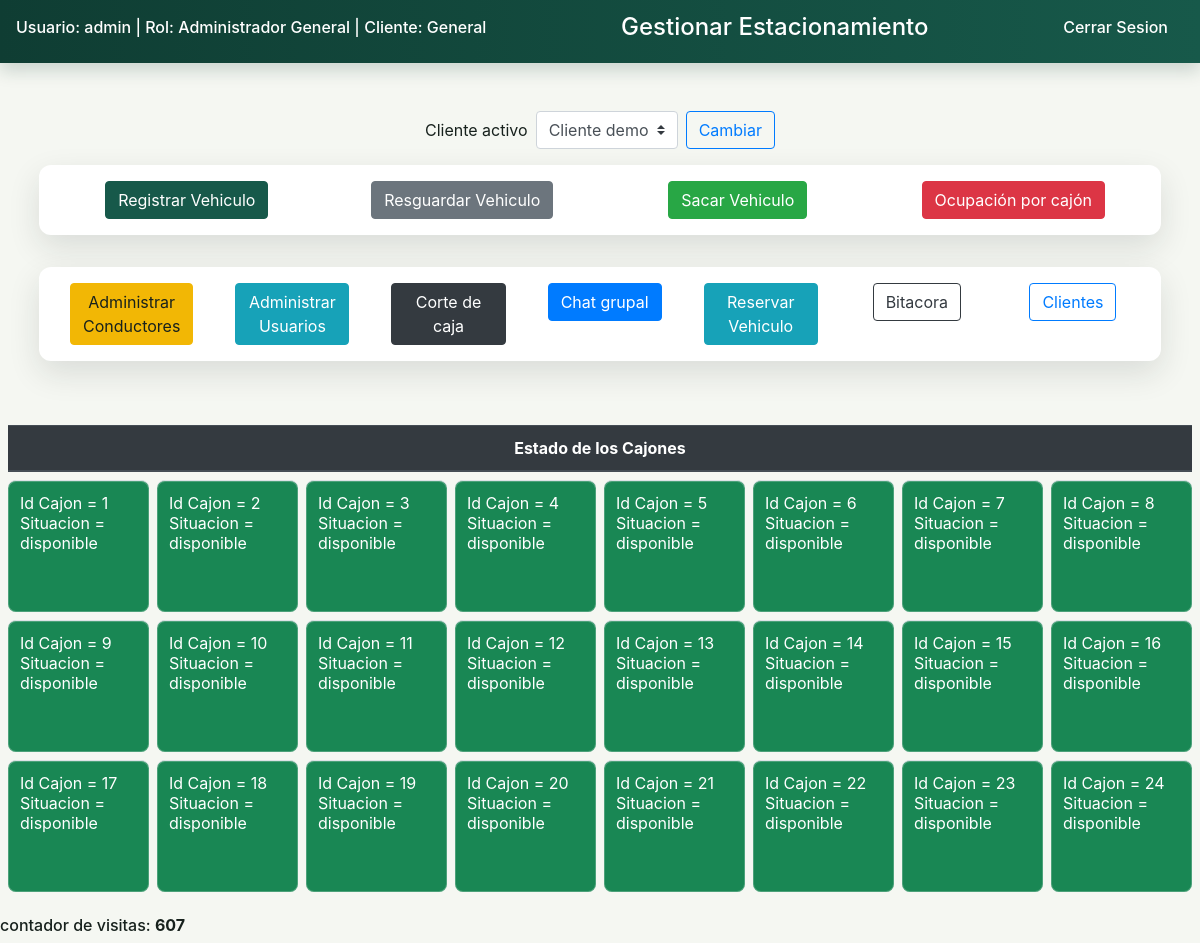
/index.php (signed in), run on the app's committed database.
### tables this page shows
CREATE TABLE IF NOT EXISTS `cajon` (
    `cliente_id` INT UNSIGNED NOT NULL DEFAULT 1,
    `id`         TINYINT UNSIGNED NOT NULL,
    `area`       VARCHAR(10) NOT NULL DEFAULT '10m2',
    `situacion`  ENUM('disponible','ocupado','reservado') NOT NULL DEFAULT 'disponible',
    PRIMARY KEY (`cliente_id`, `id`),
    FOREIGN KEY (`cliente_id`) REFERENCES `clientes`(`id`) ON DELETE CASCADE
);

### conexion.php (called while the page is built, shortened)
<?php
$localConfig = [];
$host     = getenv("DB_HOST") ?: ($localConfig["DB_HOST"] ?? "localhost");
$db       = getenv("DB_NAME") ?: ($localConfig["DB_NAME"] ?? "estacionamiento_dev");
$user     = getenv("DB_USER") ?: ($localConfig["DB_USER"] ?? "root");
$password = getenv("DB_PASSWORD") ?: ($localConfig["DB_PASSWORD"] ?? "");
$conexion = mysqli_connect($host, $user, $password, $db);
mysqli_set_charset($conexion, "utf8mb4");
if (!defined('ESTACIONAMIENTO_HELPERS_LOADED')) {
function db_query(string $sql, string $types = "", ...$params)
{
    global $conexion;
    $stmt = mysqli_prepare($conexion, $sql);
    if ($types !== "") {
        mysqli_stmt_bind_param($stmt, $types, ...$params);
    }
    if (!mysqli_stmt_execute($stmt)) {
        throw new RuntimeException("Error ejecutando consulta: " . mysqli_stmt_error($stmt));
    }
    return $stmt;
}
function db_result(string $sql, string $types = "", ...$params)
{
    $stmt = db_query($sql, $types, ...$params);
    return mysqli_stmt_get_result($stmt);
}
function db_one(string $sql, string $types = "", ...$params): ?array
{
    $result = db_result($sql, $types, ...$params);
    $row = mysqli_fetch_assoc($result);
    return $row ?: null;
}
function db_all(string $sql, string $types = "", ...$params): array
{
    $result = db_result($sql, $types, ...$params);
    return mysqli_fetch_all($result, MYSQLI_ASSOC);
}
function h($value): string
{
    return htmlspecialchars((string) $value, ENT_QUOTES, "UTF-8");
}
function current_client_id(): ?int
{
    return isset($_SESSION["cliente_id"]) ? (int) $_SESSION["cliente_id"] : null;
}
function active_client_id(): int
{
    return current_client_id() ?: 1;
}
function is_general_admin(): bool
{
    return !empty($_SESSION["admin_general"]);
}
function can(string $permission): bool
{
    if (is_general_admin()) {
        return true;
    }
    return in_array($permission, $_SESSION["permissions"] ?? [], true);
}
}
?>

### index.php (the view, shortened to what this page needs)
<?php
include("conexion.php");
$clienteId = active_client_id();
?>
<html lang="es">
<head>
    <link rel="stylesheet" href="https://cdn.jsdelivr.net/npm/bootstrap@4.5.3/dist/css/bootstrap.min.css">
    <link rel="stylesheet" href="assets/app.css">
    <nav class="navbar navbar-dark parking-navbar justify-content-between">
        <a class="navbar-brand text-white">
            <h6>Usuario: <?php echo h($_SESSION['usuario']); ?> | Rol: <?php echo h($_SESSION["rol_nombre"] ?? "Usuario"); ?> | Cliente: <?php echo h($_SESSION["cliente_nombre"] ?? "Cliente demo"); ?></h6>
        </a>
        <a class="navbar-brand text-white" href="?">
            <h4>Gestionar Estacionamiento</h4>
        </a>
        <a class="navbar-brand text-white" href="logout.php">
            <h6>Cerrar Sesion</h6>
        </a>
    </nav>
</head>
<body class="parking-app">
    <div class="container p-4">
        <br>
        <div align="center">
            <?php if (is_general_admin()) { ?>
                <form class="form-inline justify-content-center mb-3" method="GET" action="index.php">
                    <label class="mr-2" for="cliente_id">Cliente activo</label>
                    <select class="custom-select mr-2" name="cliente_id" id="cliente_id">
                        <?php foreach (db_all("SELECT id, nombre FROM clientes WHERE activo = 1 ORDER BY nombre") as $cliente) { ?>
                            <option value="<?php echo (int) $cliente["id"]; ?>" <?php echo (int) $cliente["id"] === $clienteId ? "selected" : ""; ?>>
                                <?php echo h($cliente["nombre"]); ?>
                            </option>
                        <?php } ?>
                    </select>
                    <button class="btn btn-outline-primary" type="submit">Cambiar</button>
                </form>
            <?php } ?>
            <div class="row p-3 mb-2 bg-white parking-card parking-actions">
                <?php if (can("vehiculos.crear")) {
                ?>
                    <div class="col">
                        <a class="btn btn-parking" href="regvehiculo.php">Registrar Vehiculo</a>
                    </div>
                <?php
                }
                if (can("resguardos.crear")) {
                ?>
                    <div class="col">
                        <a class="btn btn-secondary" href="resguardar.php">Resguardar Vehiculo</a>
                    </div>
                <?php
                }
                if (can("resguardos.cobrar")) {
                ?>
                    <div class="col">
                        <a class="btn btn-success" href="pagar.php">Sacar Vehiculo</a>
                    </div>
                <?php
                }
                if (can("reportes.ver")) {
                ?>
                    <div class="col">
                        <a class="btn btn-danger" href="reporteFecGraf.php">Ocupación por cajón</a>
                    </div>
                <?php
                }
                ?>
            </div><br>
            <div class="row p-3 mb-2 bg-white parking-card parking-actions">
                <?php
                if (can("vehiculos.ver")) {
                ?>
                    <div class="col">
                        <a class="btn btn-accent" href="adminCon.php">Administrar Conductores</a>
                    </div>
                <?php
                }
                if (can("usuarios.ver")) {
                ?>
                    <div class="col">
                        <a class="btn btn-info" href="adminUsu.php">Administrar Usuarios</a>
                    </div>
                <?php
                }
                if (can("reportes.ver")) {
                ?>
                    <div class="col">
                        <a class="btn btn-dark" href="reporte.php">Corte de caja</a>
                    </div>
                <?php
                }
                if (can("chat.ver")) {
                ?>
                    <div class="col">
                        <a class="btn btn-primary" href="chat/index.php">Chat grupal</a>
                    </div>
                <?php
                }
                if (can("resguardos.reservar")) {
                ?>
                    <div class="col">
                        <a class="btn btn-info" href="resguardarRes.php">Reservar Vehiculo</a>
                    </div>
                <?php
                }
                if (can("bitacora.ver")) {
                ?>
                    <div class="col">
                        <a class="btn btn-outline-dark" href="bitacora.php">Bitacora</a>
                    </div>
                <?php
                }
                if (can("clientes.ver")) {
                ?>
                    <div class="col">
                        <a class="btn btn-outline-primary" href="clientes.php">Clientes</a>
                    </div>
                <?php
                }
                ?>
            </div>
        </div>
    </div>
    <br>
    <div><?php
        if (can("cajones.ver")) {
        ?>
        <div>
            <table class="table table-parking">
                <thead class="thead-dark text-center">
                    <th colspan="8">Estado de los Cajones</th>
                </thead>
                <tbody>
                    <tr>
                        <?php
                        for ($i = 1; $i <= 8; $i++) {
                            $mostrar = db_one("SELECT * FROM cajon WHERE cliente_id = ? AND id = ?", "ii", $clienteId, $i);
                            ?>
                            <td class="parking-space text-white <?php echo h($mostrar['situacion']); ?>">
                                <?php echo "Id Cajon = " . h($mostrar['id']) . "<br>";
                                echo "Situacion = " . h($mostrar['situacion']) . "<br>";
                                ?>
                            </td>
                        <?php
                        }
                        ?>
                    </tr>
                    <tr>
                        <?php
                        for ($i = 9; $i <= 16; $i++) {
                            $mostrar = db_one("SELECT * FROM cajon WHERE cliente_id = ? AND id = ?", "ii", $clienteId, $i);
                            ?>
                            <td class="parking-space text-white <?php echo h($mostrar['situacion']); ?>">
                                <?php echo "Id Cajon = " . h($mostrar['id']) . "<br>";
                                echo "Situacion = " . h($mostrar['situacion']) . "<br>";
                                ?>
                            </td>
                        <?php
                        }
                        ?>
                    </tr>
                    <tr>
                        <?php
                        for ($i = 17; $i <= 24; $i++) {
                            $mostrar = db_one("SELECT * FROM cajon WHERE cliente_id = ? AND id = ?", "ii", $clienteId, $i);
                            ?>
                            <td class="parking-space text-white <?php echo h($mostrar['situacion']); ?>">
                                <?php echo "Id Cajon = " . h($mostrar['id']) . "<br>";
                                echo "Situacion = " . h($mostrar['situacion']) . "<br>";
                                ?>
                            </td>
                        <?php
                        }
                        ?>
                    </tr>
                </tbody>
            </table>
        </div>
        <?php
        }
        ?>
    </div>
</body>
<footer>
    <?php
    include("contador/contador_visitas.php");
    ?>
</footer>
</html>

### contador/contador_visitas.php (shortened to what this page needs)
<?php
function contador(){
    $archivo ="contador/contador.txt";
    $f = fopen($archivo,"r");
    $contador = 0;
    if($f){
        $contador = fread($f, filesize($archivo));
        $contador = $contador + 1;
    }
    $f = fopen($archivo,"w+");
    return $contador;
}
$visitante = contador();
echo("<h6> contador de visitas: <b>".$visitante."</b></h6>");
?>

### assets/app.css (style rules this page uses)
:root { --parking-primary: #17594a; --parking-primary-dark: #0f3d33; --parking-accent: #f2b705; --parking-bg: #f5f7f2; }
body.parking-app { min-height: 100vh; background: var(--parking-bg); color: #17211d; }
.parking-navbar { background: linear-gradient(90deg, var(--parking-primary-dark), var(--parking-primary)); box-shadow: 0 0.5rem 1rem rgba(15, 61, 51, 0.18); }
.parking-card { border: 0; border-radius: 0.75rem; box-shadow: 0 0.75rem 2rem rgba(23, 33, 29, 0.12); }
.parking-actions { gap: 0.75rem; }
.btn-parking { color: #fff; background: var(--parking-primary); border-color: var(--parking-primary); }
.btn-accent { color: #17211d; background: var(--parking-accent); border-color: var(--parking-accent); }
.parking-space { min-width: 130px; height: 132px; border: 0; border-radius: 0.5rem; box-shadow: inset 0 0 0 1px rgba(255,255,255,0.22); vertical-align: middle; }
.parking-space.disponible { background: #198754; }
.table-parking { border-collapse: separate; border-spacing: 0.5rem; }

### data on the page
cajon: id "1", situacion "disponible"
cajon: id "2", situacion "disponible"
cajon: id "3", situacion "disponible"
cajon: id "4", situacion "disponible"
cajon: id "5", situacion "disponible"
cajon: id "6", situacion "disponible"
cajon: id "7", situacion "disponible"
cajon: id "8", situacion "disponible"
cajon: id "9", situacion "disponible"
cajon: id "10", situacion "disponible"
cajon: id "11", situacion "disponible"
cajon: id "12", situacion "disponible"
cajon: id "13", situacion "disponible"
cajon: id "14", situacion "disponible"
cajon: id "15", situacion "disponible"
cajon: id "16", situacion "disponible"
cajon: id "17", situacion "disponible"
cajon: id "18", situacion "disponible"
cajon: id "19", situacion "disponible"
cajon: id "20", situacion "disponible"
cajon: id "21", situacion "disponible"
cajon: id "22", situacion "disponible"
cajon: id "23", situacion "disponible"
cajon: id "24", situacion "disponible"

### other printed values
$_SESSION['usuario'] "admin"
$_SESSION["rol_nombre"] "Administrador General"
$_SESSION["cliente_nombre"] "General"
$visitante "607"
form field cliente_id "Cliente demo"
